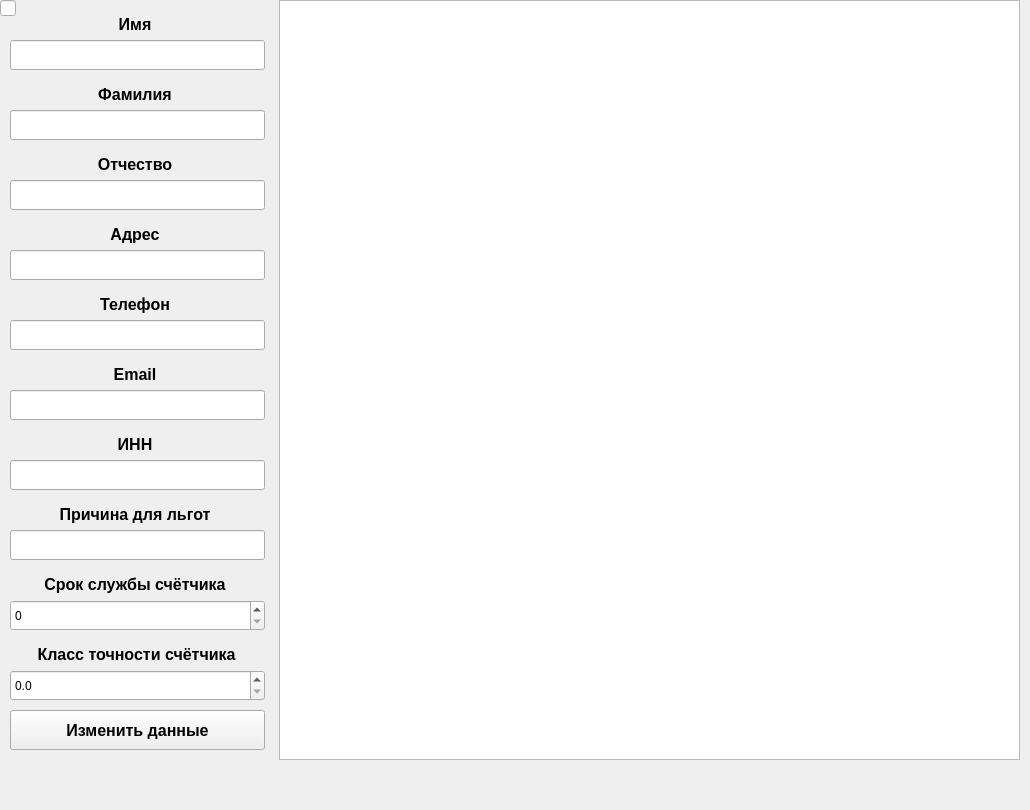
   <widget class="QWidget" name="tab_2">
    <attribute name="title">
     <string>Изменить</string>
    </attribute>
    <widget class="QLabel" name="label_17">
     <property name="geometry">
      <rect>
       <x>10</x>
       <y>360</y>
       <width>250</width>
       <height>30</height>
      </rect>
     </property>
     <property name="font">
      <font>
       <pointsize>12</pointsize>
       <weight>75</weight>
       <bold>true</bold>
      </font>
     </property>
     <property name="text">
      <string>&lt;html&gt;&lt;head/&gt;&lt;body&gt;&lt;p align=&quot;center&quot;&gt;Email&lt;/p&gt;&lt;/body&gt;&lt;/html&gt;</string>
     </property>
     <property name="alignment">
      <set>Qt::AlignCenter</set>
     </property>
    </widget>
    <widget class="QLabel" name="label_11">
     <property name="geometry">
      <rect>
       <x>10</x>
       <y>10</y>
       <width>250</width>
       <height>30</height>
      </rect>
     </property>
     <property name="font">
      <font>
       <pointsize>12</pointsize>
       <weight>75</weight>
       <bold>true</bold>
      </font>
     </property>
     <property name="text">
      <string>&lt;html&gt;&lt;head/&gt;&lt;body&gt;&lt;p align=&quot;center&quot;&gt;Имя&lt;/p&gt;&lt;/body&gt;&lt;/html&gt;</string>
     </property>
     <property name="alignment">
      <set>Qt::AlignCenter</set>
     </property>
    </widget>
    <widget class="QTableView" name="updateTableView">
     <property name="geometry">
      <rect>
       <x>279</x>
       <y>0</y>
       <width>741</width>
       <height>760</height>
      </rect>
     </property>
    </widget>
    <widget class="QLabel" name="label_12">
     <property name="geometry">
      <rect>
       <x>10</x>
       <y>80</y>
       <width>250</width>
       <height>30</height>
      </rect>
     </property>
     <property name="font">
      <font>
       <pointsize>12</pointsize>
       <weight>75</weight>
       <bold>true</bold>
      </font>
     </property>
     <property name="text">
      <string>&lt;html&gt;&lt;head/&gt;&lt;body&gt;&lt;p align=&quot;center&quot;&gt;Фамилия&lt;/p&gt;&lt;/body&gt;&lt;/html&gt;</string>
     </property>
    </widget>
    <widget class="QLabel" name="label_16">
     <property name="geometry">
      <rect>
       <x>10</x>
       <y>290</y>
       <width>250</width>
       <height>30</height>
      </rect>
     </property>
     <property name="font">
      <font>
       <pointsize>12</pointsize>
       <weight>75</weight>
       <bold>true</bold>
      </font>
     </property>
     <property name="text">
      <string>&lt;html&gt;&lt;head/&gt;&lt;body&gt;&lt;p align=&quot;center&quot;&gt;Телефон&lt;/p&gt;&lt;/body&gt;&lt;/html&gt;</string>
     </property>
     <property name="alignment">
      <set>Qt::AlignCenter</set>
     </property>
    </widget>
    <widget class="QLabel" name="label_14">
     <property name="geometry">
      <rect>
       <x>10</x>
       <y>500</y>
       <width>250</width>
       <height>30</height>
      </rect>
     </property>
     <property name="font">
      <font>
       <pointsize>12</pointsize>
       <weight>75</weight>
       <bold>true</bold>
      </font>
     </property>
     <property name="text">
      <string>&lt;html&gt;&lt;head/&gt;&lt;body&gt;&lt;p align=&quot;center&quot;&gt;Причина для льгот&lt;/p&gt;&lt;/body&gt;&lt;/html&gt;</string>
     </property>
     <property name="alignment">
      <set>Qt::AlignCenter</set>
     </property>
    </widget>
    <widget class="QLineEdit" name="updLineEdit_5">
     <property name="geometry">
      <rect>
       <x>10</x>
       <y>320</y>
       <width>255</width>
       <height>30</height>
      </rect>
     </property>
    </widget>
    <widget class="QLabel" name="label_19">
     <property name="geometry">
      <rect>
       <x>10</x>
       <y>570</y>
       <width>250</width>
       <height>30</height>
      </rect>
     </property>
     <property name="font">
      <font>
       <pointsize>12</pointsize>
       <weight>75</weight>
       <bold>true</bold>
      </font>
     </property>
     <property name="text">
      <string>&lt;html&gt;&lt;head/&gt;&lt;body&gt;&lt;p align=&quot;center&quot;&gt;Срок службы счётчика&lt;/p&gt;&lt;/body&gt;&lt;/html&gt;</string>
     </property>
     <property name="alignment">
      <set>Qt::AlignCenter</set>
     </property>
    </widget>
    <widget class="QLabel" name="label_13">
     <property name="geometry">
      <rect>
       <x>10</x>
       <y>150</y>
       <width>250</width>
       <height>30</height>
      </rect>
     </property>
     <property name="font">
      <font>
       <pointsize>12</pointsize>
       <weight>75</weight>
       <bold>true</bold>
      </font>
     </property>
     <property name="text">
      <string>&lt;html&gt;&lt;head/&gt;&lt;body&gt;&lt;p align=&quot;center&quot;&gt;Отчество&lt;/p&gt;&lt;/body&gt;&lt;/html&gt;</string>
     </property>
     <property name="alignment">
      <set>Qt::AlignCenter</set>
     </property>
    </widget>
    <widget class="QLineEdit" name="updLineEdit_4">
     <property name="geometry">
      <rect>
       <x>10</x>
       <y>250</y>
       <width>255</width>
       <height>30</height>
      </rect>
     </property>
    </widget>
    <widget class="QPushButton" name="updatePushButton">
     <property name="geometry">
      <rect>
       <x>10</x>
       <y>710</y>
       <width>255</width>
       <height>40</height>
      </rect>
     </property>
     <property name="font">
      <font>
       <family>Segoe UI</family>
       <pointsize>12</pointsize>
       <weight>75</weight>
       <italic>false</italic>
       <bold>true</bold>
      </font>
     </property>
     <property name="text">
      <string>Изменить данные</string>
     </property>
    </widget>
    <widget class="QLineEdit" name="updLineEdit">
     <property name="geometry">
      <rect>
       <x>10</x>
       <y>40</y>
       <width>255</width>
       <height>30</height>
      </rect>
     </property>
    </widget>
    <widget class="QLineEdit" name="updLineEdit_8">
     <property name="geometry">
      <rect>
       <x>10</x>
       <y>530</y>
       <width>255</width>
       <height>30</height>
      </rect>
     </property>
    </widget>
    <widget class="QLineEdit" name="updLineEdit_7">
     <property name="geometry">
      <rect>
       <x>10</x>
       <y>460</y>
       <width>255</width>
       <height>30</height>
      </rect>
     </property>
    </widget>
    <widget class="QLineEdit" name="updLineEdit_3">
     <property name="geometry">
      <rect>
       <x>10</x>
       <y>180</y>
       <width>255</width>
       <height>30</height>
      </rect>
     </property>
    </widget>
    <widget class="QLabel" name="label_18">
     <property name="geometry">
      <rect>
       <x>10</x>
       <y>430</y>
       <width>250</width>
       <height>30</height>
      </rect>
     </property>
     <property name="font">
      <font>
       <pointsize>12</pointsize>
       <weight>75</weight>
       <bold>true</bold>
      </font>
     </property>
     <property name="text">
      <string>&lt;html&gt;&lt;head/&gt;&lt;body&gt;&lt;p align=&quot;center&quot;&gt;ИНН&lt;/p&gt;&lt;/body&gt;&lt;/html&gt;</string>
     </property>
     <property name="alignment">
      <set>Qt::AlignCenter</set>
     </property>
    </widget>
    <widget class="QLineEdit" name="updLineEdit_6">
     <property name="geometry">
      <rect>
       <x>10</x>
       <y>390</y>
       <width>255</width>
       <height>30</height>
      </rect>
     </property>
    </widget>
    <widget class="QLineEdit" name="updLineEdit_2">
     <property name="geometry">
      <rect>
       <x>10</x>
       <y>110</y>
       <width>255</width>
       <height>30</height>
      </rect>
     </property>
    </widget>
    <widget class="QLabel" name="label_15">
     <property name="geometry">
      <rect>
       <x>10</x>
       <y>220</y>
       <width>250</width>
       <height>30</height>
      </rect>
     </property>
     <property name="font">
      <font>
       <pointsize>12</pointsize>
       <weight>75</weight>
       <bold>true</bold>
      </font>
     </property>
     <property name="text">
      <string>&lt;html&gt;&lt;head/&gt;&lt;body&gt;&lt;p align=&quot;center&quot;&gt;Адрес&lt;/p&gt;&lt;/body&gt;&lt;/html&gt;</string>
     </property>
     <property name="alignment">
      <set>Qt::AlignCenter</set>
     </property>
    </widget>
    <widget class="QSpinBox" name="updSpinBox">
     <property name="geometry">
      <rect>
       <x>10</x>
       <y>600</y>
       <width>255</width>
       <height>31</height>
      </rect>
     </property>
     <property name="minimum">
      <number>0</number>
     </property>
     <property name="value">
      <number>0</number>
     </property>
    </widget>
    <widget class="QLabel" name="label_30">
     <property name="geometry">
      <rect>
       <x>6</x>
       <y>640</y>
       <width>261</width>
       <height>30</height>
      </rect>
     </property>
     <property name="font">
      <font>
       <pointsize>12</pointsize>
       <weight>75</weight>
       <italic>false</italic>
       <bold>true</bold>
      </font>
     </property>
     <property name="text">
      <string>&lt;html&gt;&lt;head/&gt;&lt;body&gt;&lt;p align=&quot;center&quot;&gt;Класс точности счётчика&lt;/p&gt;&lt;/body&gt;&lt;/html&gt;</string>
     </property>
     <property name="alignment">
      <set>Qt::AlignCenter</set>
     </property>
    </widget>
    <widget class="QDoubleSpinBox" name="updDoubleSpinBox">
     <property name="geometry">
      <rect>
       <x>10</x>
       <y>670</y>
       <width>255</width>
       <height>31</height>
      </rect>
     </property>
     <property name="decimals">
      <number>1</number>
     </property>
     <property name="maximum">
      <double>2.000000000000000</double>
     </property>
     <property name="singleStep">
      <double>0.100000000000000</double>
     </property>
     <property name="stepType">
      <enum>QAbstractSpinBox::AdaptiveDecimalStepType</enum>
     </property>
    </widget>
    <widget class="QLineEdit" name="updLineEditInd">
     <property name="geometry">
      <rect>
       <x>0</x>
       <y>0</y>
       <width>16</width>
       <height>16</height>
      </rect>
     </property>
    </widget>
    <widget class="QLabel" name="label_img_2">
     <property name="geometry">
      <rect>
       <x>0</x>
       <y>-30</y>
       <width>1021</width>
       <height>801</height>
      </rect>
     </property>
     <property name="text">
      <string>&lt;html&gt;&lt;head/&gt;&lt;body&gt;&lt;p&gt;&lt;img src=&quot;:/othlargwin.png&quot;/&gt;&lt;/p&gt;&lt;/body&gt;&lt;/html&gt;</string>
     </property>
    </widget>
    <zorder>label_img_2</zorder>
    <zorder>label_17</zorder>
    <zorder>label_11</zorder>
    <zorder>updateTableView</zorder>
    <zorder>label_12</zorder>
    <zorder>label_16</zorder>
    <zorder>label_14</zorder>
    <zorder>updLineEdit_5</zorder>
    <zorder>label_19</zorder>
    <zorder>label_13</zorder>
    <zorder>updLineEdit_4</zorder>
    <zorder>updatePushButton</zorder>
    <zorder>updLineEdit</zorder>
    <zorder>updLineEdit_8</zorder>
    <zorder>updLineEdit_7</zorder>
    <zorder>updLineEdit_3</zorder>
    <zorder>label_18</zorder>
    <zorder>updLineEdit_6</zorder>
    <zorder>updLineEdit_2</zorder>
    <zorder>label_15</zorder>
    <zorder>updSpinBox</zorder>
    <zorder>label_30</zorder>
    <zorder>updDoubleSpinBox</zorder>
    <zorder>updLineEditInd</zorder>
   </widget>
